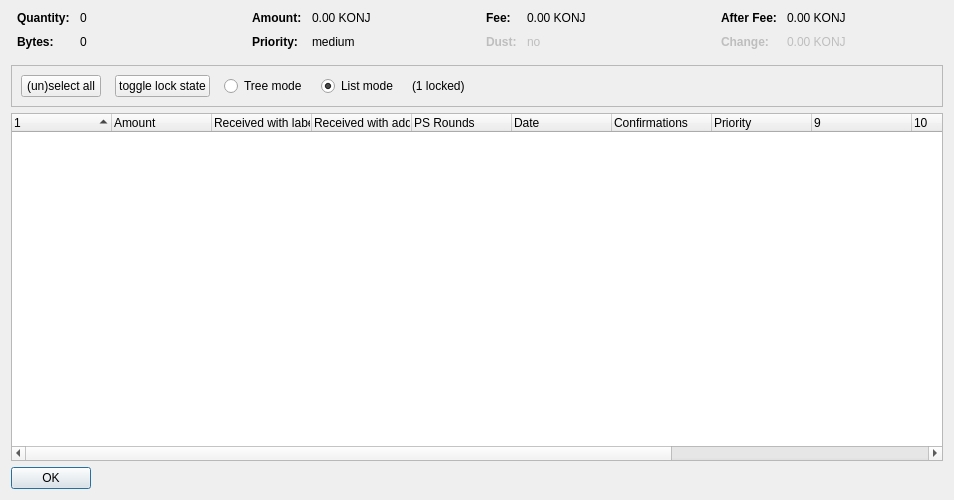
<?xml version="1.0" encoding="UTF-8"?>
<ui version="4.0">
 <class>CoinControlDialog</class>
 <widget class="QDialog" name="CoinControlDialog">
  <property name="geometry">
   <rect>
    <x>0</x>
    <y>0</y>
    <width>954</width>
    <height>500</height>
   </rect>
  </property>
  <property name="windowTitle">
   <string>Coin Selection</string>
  </property>
  <layout class="QVBoxLayout" name="verticalLayout">
   <item>
    <layout class="QHBoxLayout" name="horizontalLayoutTop" stretch="0,0,0,0">
     <property name="topMargin">
      <number>0</number>
     </property>
     <property name="bottomMargin">
      <number>10</number>
     </property>
     <item>
      <layout class="QFormLayout" name="formLayoutCoinControl1">
       <property name="horizontalSpacing">
        <number>10</number>
       </property>
       <property name="verticalSpacing">
        <number>10</number>
       </property>
       <property name="leftMargin">
        <number>6</number>
       </property>
       <property name="rightMargin">
        <number>6</number>
       </property>
       <item row="0" column="0">
        <widget class="QLabel" name="labelCoinControlQuantityText">
         <property name="font">
          <font>
           <weight>75</weight>
           <bold>true</bold>
          </font>
         </property>
         <property name="text">
          <string>Quantity:</string>
         </property>
        </widget>
       </item>
       <item row="0" column="1">
        <widget class="QLabel" name="labelCoinControlQuantity">
         <property name="cursor">
          <cursorShape>IBeamCursor</cursorShape>
         </property>
         <property name="contextMenuPolicy">
          <enum>Qt::ActionsContextMenu</enum>
         </property>
         <property name="text">
          <string notr="true">0</string>
         </property>
         <property name="textInteractionFlags">
          <set>Qt::LinksAccessibleByMouse|Qt::TextSelectableByKeyboard|Qt::TextSelectableByMouse</set>
         </property>
        </widget>
       </item>
       <item row="1" column="0">
        <widget class="QLabel" name="labelCoinControlBytesText">
         <property name="font">
          <font>
           <weight>75</weight>
           <bold>true</bold>
          </font>
         </property>
         <property name="text">
          <string>Bytes:</string>
         </property>
        </widget>
       </item>
       <item row="1" column="1">
        <widget class="QLabel" name="labelCoinControlBytes">
         <property name="cursor">
          <cursorShape>IBeamCursor</cursorShape>
         </property>
         <property name="contextMenuPolicy">
          <enum>Qt::ActionsContextMenu</enum>
         </property>
         <property name="text">
          <string notr="true">0</string>
         </property>
         <property name="textInteractionFlags">
          <set>Qt::LinksAccessibleByMouse|Qt::TextSelectableByKeyboard|Qt::TextSelectableByMouse</set>
         </property>
        </widget>
       </item>
      </layout>
     </item>
     <item>
      <layout class="QFormLayout" name="formLayoutCoinControl2">
       <property name="horizontalSpacing">
        <number>10</number>
       </property>
       <property name="verticalSpacing">
        <number>10</number>
       </property>
       <property name="leftMargin">
        <number>6</number>
       </property>
       <property name="rightMargin">
        <number>6</number>
       </property>
       <item row="0" column="0">
        <widget class="QLabel" name="labelCoinControlAmountText">
         <property name="font">
          <font>
           <weight>75</weight>
           <bold>true</bold>
          </font>
         </property>
         <property name="text">
          <string>Amount:</string>
         </property>
        </widget>
       </item>
       <item row="0" column="1">
        <widget class="QLabel" name="labelCoinControlAmount">
         <property name="cursor">
          <cursorShape>IBeamCursor</cursorShape>
         </property>
         <property name="contextMenuPolicy">
          <enum>Qt::ActionsContextMenu</enum>
         </property>
         <property name="text">
          <string notr="true">0.00 KONJ</string>
         </property>
         <property name="textInteractionFlags">
          <set>Qt::LinksAccessibleByMouse|Qt::TextSelectableByKeyboard|Qt::TextSelectableByMouse</set>
         </property>
        </widget>
       </item>
       <item row="1" column="0">
        <widget class="QLabel" name="labelCoinControlPriorityText">
         <property name="font">
          <font>
           <weight>75</weight>
           <bold>true</bold>
          </font>
         </property>
         <property name="text">
          <string>Priority:</string>
         </property>
        </widget>
       </item>
       <item row="1" column="1">
        <widget class="QLabel" name="labelCoinControlPriority">
         <property name="cursor">
          <cursorShape>IBeamCursor</cursorShape>
         </property>
         <property name="contextMenuPolicy">
          <enum>Qt::ActionsContextMenu</enum>
         </property>
         <property name="text">
          <string>medium</string>
         </property>
         <property name="textInteractionFlags">
          <set>Qt::LinksAccessibleByMouse|Qt::TextSelectableByKeyboard|Qt::TextSelectableByMouse</set>
         </property>
        </widget>
       </item>
      </layout>
     </item>
     <item>
      <layout class="QFormLayout" name="formLayoutCoinControl3">
       <property name="horizontalSpacing">
        <number>10</number>
       </property>
       <property name="verticalSpacing">
        <number>10</number>
       </property>
       <property name="leftMargin">
        <number>6</number>
       </property>
       <property name="rightMargin">
        <number>6</number>
       </property>
       <item row="0" column="0">
        <widget class="QLabel" name="labelCoinControlFeeText">
         <property name="font">
          <font>
           <weight>75</weight>
           <bold>true</bold>
          </font>
         </property>
         <property name="text">
          <string>Fee:</string>
         </property>
        </widget>
       </item>
       <item row="0" column="1">
        <widget class="QLabel" name="labelCoinControlFee">
         <property name="cursor">
          <cursorShape>IBeamCursor</cursorShape>
         </property>
         <property name="contextMenuPolicy">
          <enum>Qt::ActionsContextMenu</enum>
         </property>
         <property name="text">
          <string notr="true">0.00 KONJ</string>
         </property>
         <property name="textInteractionFlags">
          <set>Qt::LinksAccessibleByMouse|Qt::TextSelectableByKeyboard|Qt::TextSelectableByMouse</set>
         </property>
        </widget>
       </item>
       <item row="1" column="0">
        <widget class="QLabel" name="labelCoinControlLowOutputText">
         <property name="enabled">
          <bool>false</bool>
         </property>
         <property name="font">
          <font>
           <weight>75</weight>
           <bold>true</bold>
          </font>
         </property>
         <property name="text">
          <string>Dust:</string>
         </property>
        </widget>
       </item>
       <item row="1" column="1">
        <widget class="QLabel" name="labelCoinControlLowOutput">
         <property name="enabled">
          <bool>false</bool>
         </property>
         <property name="cursor">
          <cursorShape>IBeamCursor</cursorShape>
         </property>
         <property name="contextMenuPolicy">
          <enum>Qt::ActionsContextMenu</enum>
         </property>
         <property name="text">
          <string>no</string>
         </property>
         <property name="textInteractionFlags">
          <set>Qt::LinksAccessibleByMouse|Qt::TextSelectableByKeyboard|Qt::TextSelectableByMouse</set>
         </property>
        </widget>
       </item>
      </layout>
     </item>
     <item>
      <layout class="QFormLayout" name="formLayoutCoinControl4">
       <property name="horizontalSpacing">
        <number>10</number>
       </property>
       <property name="verticalSpacing">
        <number>10</number>
       </property>
       <property name="leftMargin">
        <number>6</number>
       </property>
       <property name="rightMargin">
        <number>6</number>
       </property>
       <item row="0" column="0">
        <widget class="QLabel" name="labelCoinControlAfterFeeText">
         <property name="font">
          <font>
           <weight>75</weight>
           <bold>true</bold>
          </font>
         </property>
         <property name="text">
          <string>After Fee:</string>
         </property>
        </widget>
       </item>
       <item row="0" column="1">
        <widget class="QLabel" name="labelCoinControlAfterFee">
         <property name="cursor">
          <cursorShape>IBeamCursor</cursorShape>
         </property>
         <property name="contextMenuPolicy">
          <enum>Qt::ActionsContextMenu</enum>
         </property>
         <property name="text">
          <string notr="true">0.00 KONJ</string>
         </property>
         <property name="textInteractionFlags">
          <set>Qt::LinksAccessibleByMouse|Qt::TextSelectableByKeyboard|Qt::TextSelectableByMouse</set>
         </property>
        </widget>
       </item>
       <item row="1" column="0">
        <widget class="QLabel" name="labelCoinControlChangeText">
         <property name="enabled">
          <bool>false</bool>
         </property>
         <property name="font">
          <font>
           <weight>75</weight>
           <bold>true</bold>
          </font>
         </property>
         <property name="text">
          <string>Change:</string>
         </property>
        </widget>
       </item>
       <item row="1" column="1">
        <widget class="QLabel" name="labelCoinControlChange">
         <property name="enabled">
          <bool>false</bool>
         </property>
         <property name="cursor">
          <cursorShape>IBeamCursor</cursorShape>
         </property>
         <property name="contextMenuPolicy">
          <enum>Qt::ActionsContextMenu</enum>
         </property>
         <property name="text">
          <string notr="true">0.00 KONJ</string>
         </property>
         <property name="textInteractionFlags">
          <set>Qt::LinksAccessibleByMouse|Qt::TextSelectableByKeyboard|Qt::TextSelectableByMouse</set>
         </property>
        </widget>
       </item>
      </layout>
     </item>
    </layout>
   </item>
   <item>
    <widget class="QFrame" name="frame">
     <property name="minimumSize">
      <size>
       <width>0</width>
       <height>40</height>
      </size>
     </property>
     <property name="frameShape">
      <enum>QFrame::StyledPanel</enum>
     </property>
     <property name="frameShadow">
      <enum>QFrame::Sunken</enum>
     </property>
     <layout class="QHBoxLayout" name="horizontalLayout">
      <item>
       <layout class="QHBoxLayout" name="horizontalLayoutPanel" stretch="0,0,0,0,0,0">
        <property name="spacing">
         <number>14</number>
        </property>
        <item>
         <widget class="QPushButton" name="pushButtonSelectAll">
          <property name="sizePolicy">
           <sizepolicy hsizetype="Maximum" vsizetype="Fixed">
            <horstretch>0</horstretch>
            <verstretch>0</verstretch>
           </sizepolicy>
          </property>
          <property name="text">
           <string>(un)select all</string>
          </property>
          <property name="autoDefault">
           <bool>false</bool>
          </property>
         </widget>
        </item>
        <item>
         <widget class="QPushButton" name="pushButtonToggleLock">
          <property name="sizePolicy">
           <sizepolicy hsizetype="Maximum" vsizetype="Fixed">
            <horstretch>0</horstretch>
            <verstretch>0</verstretch>
           </sizepolicy>
          </property>
          <property name="text">
           <string>toggle lock state</string>
          </property>
          <property name="autoDefault">
           <bool>false</bool>
          </property>
         </widget>
        </item>
        <item>
         <widget class="QRadioButton" name="radioTreeMode">
          <property name="sizePolicy">
           <sizepolicy hsizetype="Maximum" vsizetype="Fixed">
            <horstretch>0</horstretch>
            <verstretch>0</verstretch>
           </sizepolicy>
          </property>
          <property name="text">
           <string>Tree mode</string>
          </property>
         </widget>
        </item>
        <item>
         <widget class="QRadioButton" name="radioListMode">
          <property name="sizePolicy">
           <sizepolicy hsizetype="Maximum" vsizetype="Fixed">
            <horstretch>0</horstretch>
            <verstretch>0</verstretch>
           </sizepolicy>
          </property>
          <property name="text">
           <string>List mode</string>
          </property>
          <property name="checked">
           <bool>true</bool>
          </property>
         </widget>
        </item>
        <item>
         <widget class="QLabel" name="labelLocked">
          <property name="text">
           <string>(1 locked)</string>
          </property>
         </widget>
        </item>
        <item>
         <spacer name="horizontalSpacer">
          <property name="orientation">
           <enum>Qt::Horizontal</enum>
          </property>
          <property name="sizeHint" stdset="0">
           <size>
            <width>40</width>
            <height>20</height>
           </size>
          </property>
         </spacer>
        </item>
       </layout>
      </item>
     </layout>
    </widget>
   </item>
   <item>
    <widget class="CoinControlTreeWidget" name="treeWidget">
     <property name="contextMenuPolicy">
      <enum>Qt::CustomContextMenu</enum>
     </property>
     <property name="sortingEnabled">
      <bool>false</bool>
     </property>
     <property name="columnCount">
      <number>13</number>
     </property>
     <attribute name="headerShowSortIndicator" stdset="0">
      <bool>true</bool>
     </attribute>
     <attribute name="headerStretchLastSection">
      <bool>false</bool>
     </attribute>
     <column>
      <property name="text">
       <string/>
      </property>
     </column>
     <column>
      <property name="text">
       <string>Amount</string>
      </property>
     </column>
     <column>
      <property name="text">
       <string>Received with label</string>
      </property>
     </column>
     <column>
      <property name="text">
       <string>Received with address</string>
      </property>
     </column>
     <column>
      <property name="text">
       <string>PS Rounds</string>
      </property>
     </column>
     <column>
      <property name="text">
       <string>Date</string>
      </property>
     </column>
     <column>
      <property name="text">
       <string>Confirmations</string>
      </property>
      <property name="toolTip">
       <string>Confirmed</string>
      </property>
     </column>
     <column>
      <property name="text">
       <string>Priority</string>
      </property>
     </column>
     <column>
      <property name="text">
       <string/>
      </property>
     </column>
     <column>
      <property name="text">
       <string/>
      </property>
     </column>
     <column>
      <property name="text">
       <string/>
      </property>
     </column>
     <column>
      <property name="text">
       <string/>
      </property>
     </column>
     <column>
      <property name="text">
       <string/>
      </property>
     </column>
    </widget>
   </item>
   <item>
    <widget class="QDialogButtonBox" name="buttonBox">
     <property name="sizePolicy">
      <sizepolicy hsizetype="Maximum" vsizetype="Fixed">
       <horstretch>0</horstretch>
       <verstretch>0</verstretch>
      </sizepolicy>
     </property>
     <property name="orientation">
      <enum>Qt::Horizontal</enum>
     </property>
     <property name="standardButtons">
      <set>QDialogButtonBox::Ok</set>
     </property>
    </widget>
   </item>
  </layout>
 </widget>
 <customwidgets>
  <customwidget>
   <class>CoinControlTreeWidget</class>
   <extends>QTreeWidget</extends>
   <header>coincontroltreewidget.h</header>
  </customwidget>
 </customwidgets>
 <resources/>
 <connections/>
</ui>
